Frame 1 (no input): blank canvas, image omitted
Frame 60 (the mouse pressed at the canvas centre just before this capture): blank canvas, image omitted
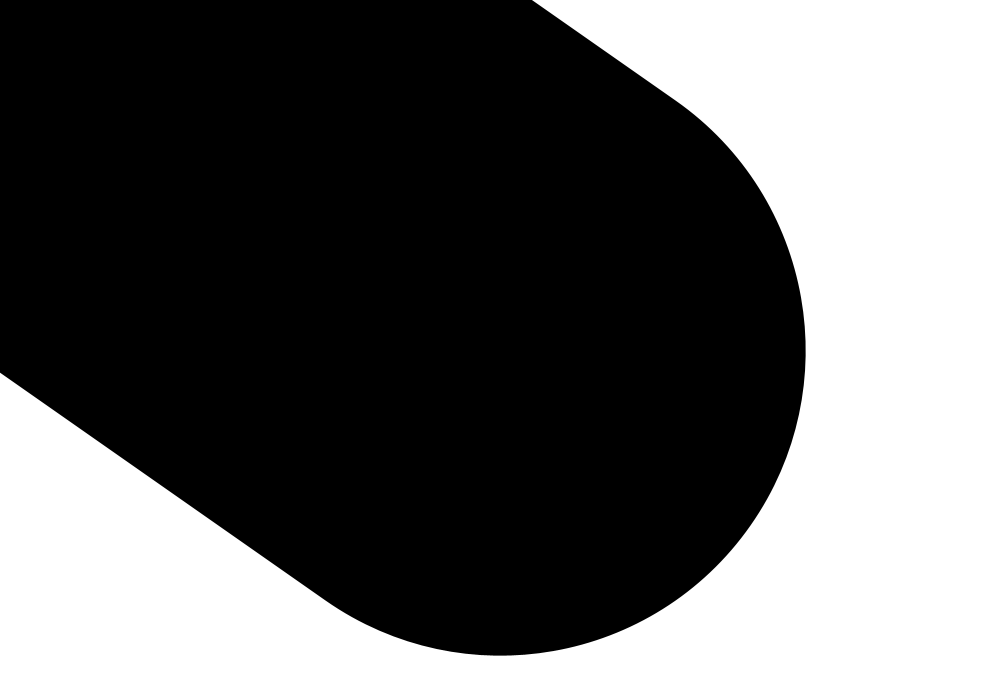
Frame 120 (the mouse held since frame 60 and released just before this capture)

The Processing sketch whose frames 1 and 60 were blank and that drew this single picture after the mouse press (run headless with seeded random() and noise(); from frame 60 on, the mouse is pressed at the canvas centre):

// Processing sketch: sketch_130815a
// ── sketch_130815a.pde
float  thickness;
void setup (){
size(1000,700);
background(255);
smooth();
frameRate(25);
noStroke();
}
void draw(){

  float distance =dist(pmouseX,pmouseY,mouseX,mouseY);
  thickness =distance;
  strokeWeight(thickness);
  line(pmouseX,pmouseY,mouseX,mouseY);
  

}
void mousePressed(){
  stroke(0);
}
